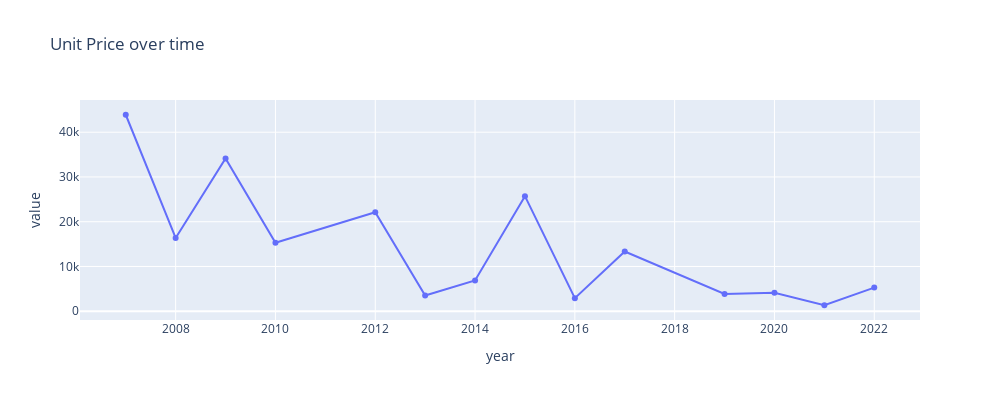
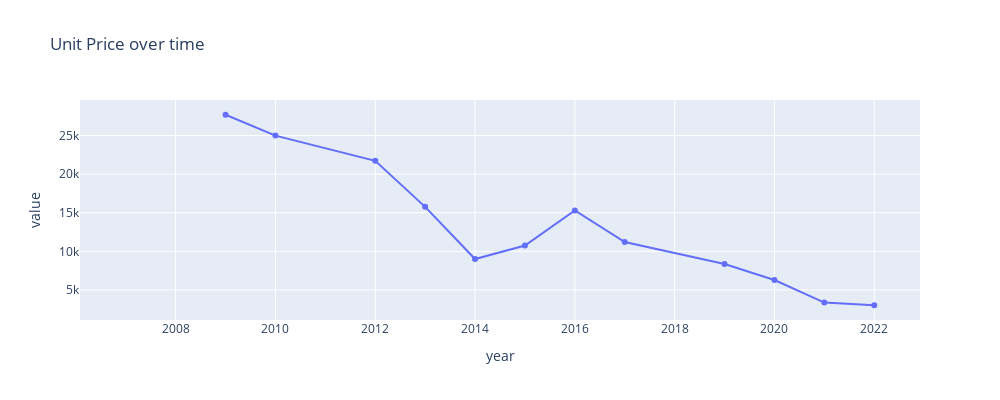

Source (notebook cell) for these figures, in order:
### Code cell
# Double Smoothing
metric = metrics["weighted_median"]
temporal_smoothed_metric_tmp = f"{metric}_smoothed_temporal_tmp"
temporal_smoothed_metric = f"{metric}_smoothed_temporal"
area_df[temporal_smoothed_metric_tmp] = area_df[metric].rolling(window=2).mean()
area_df[temporal_smoothed_metric] = area_df[temporal_smoothed_metric_tmp].rolling(window=2).mean()


plot_time_series(
    area_df,
    metric,
    group_by_columns,
    granularity_columns,
    f"Unit Price over time",
    # visible="legendonly",
    width=1000,
    height=400,
    showlegend=False
)

plot_time_series(
    area_df,
    temporal_smoothed_metric,
    group_by_columns,
    granularity_columns,
    f"Unit Price over time",
    # visible="legendonly",
    width=1000,
    height=400,
    showlegend=False
)

### Figure 1 — Plotly figure (JSON) as saved in the notebook; plotly's stock layout.template omitted (floating-point values rounded to 4 significant figures)
{"data": [{"hovertemplate": "variable=('Nagano-ken Ikusaka-mura', '20448')<br>year=%{x}<br>value=%{y}<extra></extra>", "legendgroup": "('Nagano-ken Ikusaka-mura', '20448')", "line": {"color": "#636efa", "dash": "solid"}, "marker": {"symbol": "circle"}, "mode": "lines+markers", "name": "('Nagano-ken Ikusaka-mura', '20448')", "orientation": "v", "showlegend": true, "type": "scatter", "x": [2007, 2008, 2009, 2010, 2012, 2013, 2014, 2015, 2016, 2017, 2019, 2020, 2021, 2022], "xaxis": "x", "y": [43900.0, 16360.0, 34150.0, 15310.0, 22120.0, 3512.0, 6887.0, 25710.0, 2903.0, 13330.0, 3848.0, 4137.0, 1333.0, 5282.0], "yaxis": "y"}], "layout": {"autosize": false, "height": 400, "hovermode": "closest", "legend": {"title": {"text": "variable"}, "tracegroupgap": 0}, "showlegend": false, "title": {"text": "Unit Price over time"}, "width": 1000, "xaxis": {"anchor": "y", "domain": [0, 1], "title": {"text": "year"}}, "yaxis": {"anchor": "x", "domain": [0, 1], "title": {"text": "value"}}}}

### Figure 2 — Plotly figure (JSON) as saved in the notebook; plotly's stock layout.template omitted (floating-point values rounded to 4 significant figures)
{"data": [{"hovertemplate": "variable=('Nagano-ken Ikusaka-mura', '20448')<br>year=%{x}<br>value=%{y}<extra></extra>", "legendgroup": "('Nagano-ken Ikusaka-mura', '20448')", "line": {"color": "#636efa", "dash": "solid"}, "marker": {"symbol": "circle"}, "mode": "lines+markers", "name": "('Nagano-ken Ikusaka-mura', '20448')", "orientation": "v", "showlegend": true, "type": "scatter", "x": [2007, 2008, 2009, 2010, 2012, 2013, 2014, 2015, 2016, 2017, 2019, 2020, 2021, 2022], "xaxis": "x", "y": [null, null, 27690.0, 24990.0, 21720.0, 15770.0, 9009.0, 10750.0, 15300.0, 11210.0, 8354.0, 6291.0, 3364.0, 3021.0], "yaxis": "y"}], "layout": {"autosize": false, "height": 400, "hovermode": "closest", "legend": {"title": {"text": "variable"}, "tracegroupgap": 0}, "showlegend": false, "title": {"text": "Unit Price over time"}, "width": 1000, "xaxis": {"anchor": "y", "domain": [0, 1], "title": {"text": "year"}}, "yaxis": {"anchor": "x", "domain": [0, 1], "title": {"text": "value"}}}}
